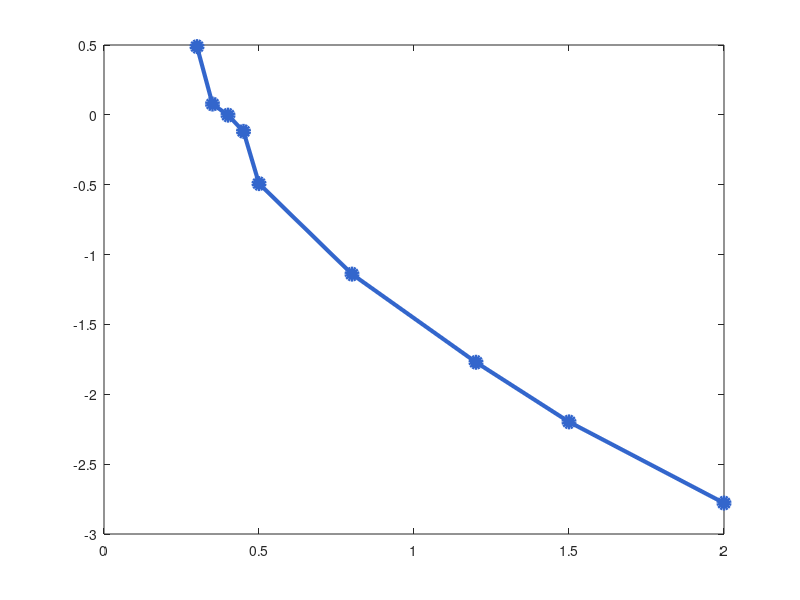

Here is the MATLAB script that generated this plot: (Note: this script raises an error after producing the figure.)
sig = [0.30 0.35 0.40 0.45 0.50 0.80 1.20 1.50 2.00];
cev = [0.4885 0.0774 -0.0021 -0.1182 -0.4920 -1.1399 -1.7708 -2.1975 -2.7785];
figure('Position',[100 100 820 600]);
plot(sig,cev,'-o','LineWidth',3,'MarkerSize',8,'Color',[0.2 0.4 0.8], ...
     'MarkerFaceColor',[0.2 0.4 0.8]); hold on
yline(0,'k-','LineWidth',1.2);
xl=xlim; fill([xl(1) 0.40 0.40 xl(1)],[0 0 3 3],[0.2 0.7 0.3], ...
     'FaceAlpha',0.10,'EdgeColor','none');
plot(0.40,0,'o','MarkerSize',12,'LineWidth',2.5,'Color',[0.8 0.2 0.2]);
text(0.46,0.33,'\sigma_{oil} \approx 0.40','FontSize',14,'Color',[0.8 0.2 0.2]);
text(0.33,1.05,sprintf('oil price risk\nis COSTLY\n(paper''s claim)'),'FontSize',12, ...
     'Color',[0.1 0.45 0.2],'HorizontalAlignment','left');
text(1.45,-0.75,sprintf('oil price risk\nis BENEFICIAL\n(Waugh: elastic demand)'),'FontSize',12, ...
     'Color',[0.35 0.35 0.35],'HorizontalAlignment','left');
plot(0.50,-0.4920,'s','MarkerSize',11,'LineWidth',2,'Color',[0.1 0.1 0.1]);
plot(2.00,-2.7785,'s','MarkerSize',11,'LineWidth',2,'Color',[0.1 0.1 0.1]);
text(1.76,-2.46,'paper''s \theta=0.5','FontSize',12);
xlabel('Oil substitution elasticity  \sigma_{oil} = 1/(1-\theta)','FontSize',15);
ylabel('Welfare of removing all oil price risk (% consumption)','FontSize',14);
set(gca,'FontSize',13,'LineWidth',1.2,'Box','on'); xlim([0.25 2.1]); ylim([-3.1 1.5]);
set(gca,'LooseInset',get(gca,'TightInset'));
saveas(gcf,'FIGURE_elasticity.jpg');
